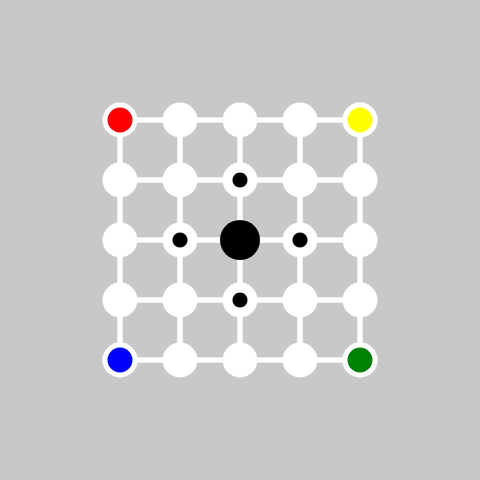
Frame 1 (no input)
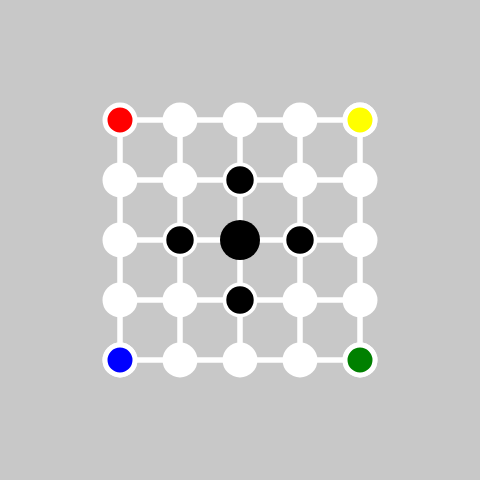
Frame 60 (no input)
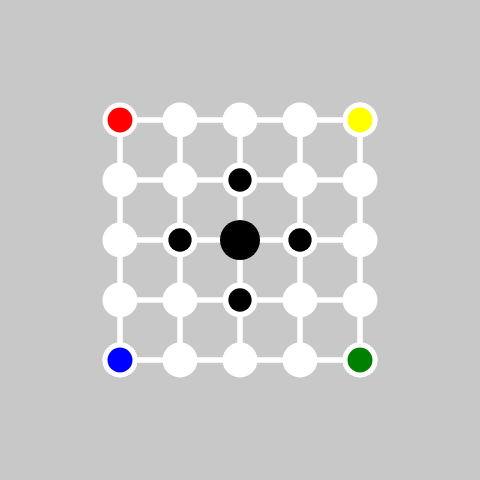
Frame 120 (the mouse pressed at the canvas centre since frame 60)

The p5.js sketch that drew these frames (run headless with seeded random() and noise() and a simulated clock; from frame 60 on, the mouse is pressed at the canvas centre):

// p5.js sketch
// ── sketch.js
var num_players = 4;
let scl = 60;
let player_color = ['red', 'blue', 'yellow', 'green']
var v = 4;
var f = 0.99;
var r = scl/2;
let steps_limit = 10;

// if num_players = 4, bomb_init = 12
// if num_players = 3, bomb_init = 6, 7, 10
// if num_players = 2, bomb_init = 3
let bomb_init = 12; 





function setup() {
  var cnv = createCanvas(8*scl, 8*scl);
  // var x = 150;
  // cnv.position(x);
  g = new grid(num_players); // four players
  g.createShape(num_players);
  

  // console.log(g.vertexes);
  // console.log(g.edges);
  // console.log(g.players)
  
}

function draw() {
  background(200);
  g.drawGrid();
  
  // flashes the bomb's neighbors
  if (v < 2) {
    f = 1.005;
  }
  else if (v > 4) { 
    f = 0.995; 
  }
  v *= f
  g.flashNeighbors(v);
  
  g.update();
  
  if (g.steps >= steps_limit && r < 1000) {
    r *= 1.01;
  }
  else if (r >= 990) {
    r = 0;
  }
  g.explode(r);

}


// function MousePressed() {
//   var d = dist(mouseX, mouseY)
// }


function mouseClicked() {
  g.checkClick();
}



function grid(shape) {
  this.vertexes = [];
  this.edges = [];
  this.players = [];
  this.bomb = bomb_init;
  this.newbomb = bomb_init;
  this.steps = 0;

  
  
  this.createShape = function(shape) {
    if (shape === 4) {
      for (var i = 0; i < int(width/scl) - 3; i++) {
        for (var j = 0; j < int(height/scl) - 3; j++) {
          this.vertexes.push(createVector((i + 2) * scl, 
                                          (j + 2) * scl));
          
        }
      }
      
      for (var v1 = 0; v1 < this.vertexes.length; v1++) {
        var arr = [];
        for (var v2 = 0; v2 < this.vertexes.length; v2++) {
          if (v1 != v2) {
            var d = dist(this.vertexes[v1].x, 
                         this.vertexes[v1].y, 
                         this.vertexes[v2].x, 
                         this.vertexes[v2].y);
            
            if (d <= scl) {
              arr.push(v2) 
            } 
          }
        }
        this.edges[v1] = arr;
      }
      this.players = [0, 4, 20, 24];
    }
    
    
    if (shape == 3) {
      var gap = 0;
      for (var y = int(height/scl) - 2; y > 0; y--) {
        
        for (var x = gap;
             x < int(width/scl) - 3 - gap;
             x++) {
          this.vertexes.push(createVector((x + 2) * scl, 
                                          (y + 0) * scl))
        }
        gap += 0.5;
    }
      for (var v11 = 0; v11 < this.vertexes.length; v11++) {
        var array = [];
        for (var v22 = 0; v22 < this.vertexes.length; v22++) {
          if (v11 != v22) {
            var dd = dist(this.vertexes[v11].x, 
                         this.vertexes[v11].y, 
                         this.vertexes[v22].x, 
                         this.vertexes[v22].y);
            
            if (dd <= 1.5*scl) {
              array.push(v22) 
            } 
          }
        }
        this.edges[v11] = array;
      }
      this.players = [0, 4, 14];
  }
    
    if (shape == 2) {
      for (var x2 = 0; x2 < int(width/scl) - 3; x2++) {
          this.vertexes.push(createVector((x2 + 2) * scl, 
                                          height/2));
      }
      for (var n1 = 0; n1 < this.vertexes.length; n1++) {
        var nodes = [];
        for (var n2 = 0; n2 < this.vertexes.length; n2++) {
          if (n1 != n2) {
            var ddd = dist(this.vertexes[n1].x, 
                         this.vertexes[n1].y, 
                         this.vertexes[n2].x, 
                         this.vertexes[n2].y);
            
            if (ddd <= 1*scl) {
              nodes.push(n2) 
            } 
          }
        }
        this.edges[n1] = nodes;
      }
      this.players = [0, 4]
    }
  
  
  this.drawGrid = function() {

    for (var n = 0; n < this.vertexes.length; n++) {
      
      // draw nodes
      fill(255);
      circle(this.vertexes[n].x, 
             this.vertexes[n].y, 
             scl/2);
      
      // draw edges
      for (var e = 0; e < this.edges[n].length; e++) {
        stroke(255);
        strokeWeight(5);
        line(this.vertexes[n].x, 
             this.vertexes[n].y, 
            this.vertexes[this.edges[n][e]].x, 
             this.vertexes[this.edges[n][e]].y)
      }
    }
    // draw players
    var c = 255;
    for (var p = 0; p < this.players.length; p++) {
      c = player_color[p];
      fill(c);
      circle(this.vertexes[this.players[p]].x, 
             this.vertexes[this.players[p]].y, 
             scl/2);
    }
    
    // draw bomb
    fill(0);
    noStroke();
    circle(this.vertexes[this.bomb].x, 
          this.vertexes[this.bomb].y, 
             scl/1.5)
  }
  
  
  this.flashNeighbors = function(variation) {
    for (var e = 0; e < this.edges[this.bomb].length; e++) {
      fill('black');
      circle(this.vertexes[this.edges[this.bomb][e]].x,
            this.vertexes[this.edges[this.bomb][e]].y,
            scl/variation)
    }
  }
  
  
  this.checkClick = function () {
    // check the distance, return the the vertexes number
    // if the condition is satisfied update the bomb position
    var min_distance = 20;
    var index = 0;
    for (var e = 0; e < this.edges[this.bomb].length; e++) {
      let distance = dist(this.vertexes[this.edges[this.bomb][e]].x,
                         this.vertexes[this.edges[this.bomb][e]].y,
                         mouseX,
                         mouseY)
      if (distance < min_distance) {
        min_distance = distance;
        index = this.edges[this.bomb][e];
      }
    }
    if (min_distance <= 15) {
      this.newbomb = index;
    }
  }

  
  this.update = function() {
    // update the position of the bomb
    if (this.bomb != this.newbomb) {
      this.bomb = this.newbomb;
      this.steps += 1;
      print(this.steps)
    }
  }
  
  
  this.explode = function(r) {
    // explode the bomb after the maximum steps
    // the palyers closer to the bomb loses
    // display text on who wins who loses
    if (this.steps >= steps_limit) {
      fill("yellow");
      circle(this.vertexes[this.bomb].x,
            this.vertexes[this.bomb].y,
            r);
      fill("orange");
      circle(this.vertexes[this.bomb].x,
            this.vertexes[this.bomb].y,
            r-20);
      print("Explosion is art!")
    }
  }
  
}
}



// ── style.css
canvas {
    display: inline-block;
    align-self: center;

  }

#parent {
    width: 30%;
    margin: 20;
  }

#defaultCanvas0 {
    display: inline-block;
    align-self: center;
  }
